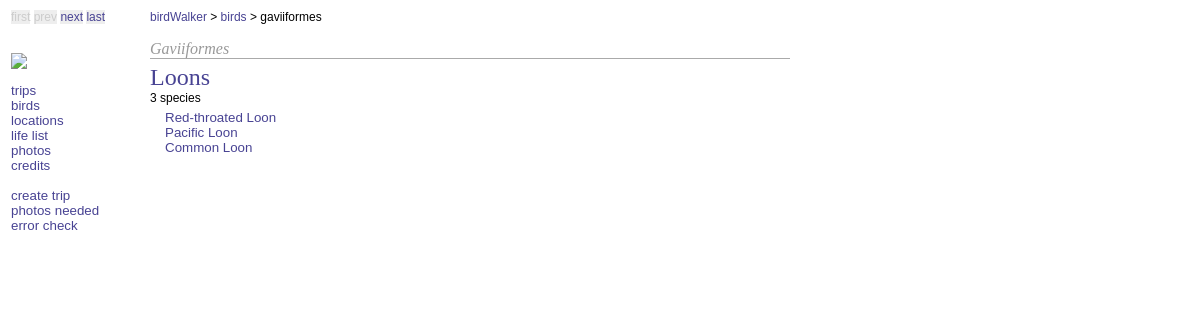
/orderdetail.php?order=1, run on the app's committed database.
### tables this page shows
CREATE TABLE taxonomy (
  objectid bigint(20) NOT NULL default '0',
  HierarchyLevel varchar(16) default NULL,
  LatinName text,
  CommonName text,
  Notes text,
  ReferenceURL text,
  PRIMARY KEY  (objectid),
  KEY objectidIndex (objectid),
  KEY hierarchyLevelIndex (HierarchyLevel)
) TYPE=MyISAM;

CREATE TABLE species (
  objectid bigint(20) NOT NULL default '0',
  Abbreviation varchar(16) default NULL,
  LatinName text,
  CommonName text,
  Notes text,
  ReferenceURL text,
  ABACountable int(2) NOT NULL default '1',
  PRIMARY KEY  (objectid),
  KEY AbbreviationIndex (Abbreviation),
  KEY ABACountableIndex (ABACountable)
) TYPE=MyISAM;

### orderdetail.php (the view, shortened to what this page needs)
<?php
require("./birdwalker.php");
$orderid = $_GET["order"];
$whereClause = "species.Abbreviation = sighting.SpeciesAbbreviation and species.objectid >= " . $orderid * pow(10, 9) . " and species.objectid < " . ($orderid + 1) * pow(10, 9);
$orderQuery = getSpeciesQuery($whereClause);
$orderCount = mysql_num_rows($orderQuery);
$orderInfo = getOrderInfo($orderid * pow(10, 9));
?>
<html>
  <head>
    <link title="Style" href="./stylesheet.css" type="text/css" rel="stylesheet">
  </head>
  <body>
    <div class=contentright>
      <div class=pagesubtitle> <?= $orderInfo["LatinName"] ?></div>
	  <div class="titleblock">
        <div class=pagetitle><?= $orderInfo["CommonName"] ?></div>
        <div class=metadata> <?= $orderCount ?> species</div>
      </div>
<?php
while($info = mysql_fetch_array($orderQuery))
{
?>
	<div class=firstcell><a href="./speciesdetail.php?id=<?= $info["objectid"] ?>"><?= $info["CommonName"] ?></a></div>
<?
}
?>
    </div>
  </body>
</html>

### stylesheet.css (style rules this page uses)
.contentright { font: 10pt Arial; left: 150px; width: 640px; top: 40px; padding-bottom: 30px; position: absolute }
.pagetitle { font: 18pt Times, Serif; color:#484393 }
.pagesubtitle { font: 12pt Times, Serif; font-style: italic; color: #999999 }
.metadata { font: 9pt Arial, Serif }
.titleblock { border-top: solid 1px #AAAAAA; padding-top: 5px; margin-bottom: 5px }
.firstcell { padding-left: 15px; white-space: nowrap; }
a { color:#484393; text-decoration:none; }

### data on the page
taxonomy: LatinName "Gaviiformes", CommonName "Loons"
species: CommonName "Red-throated Loon"
species: CommonName "Pacific Loon"
species: CommonName "Common Loon"

### other printed values
$firstLabel "first"
$prevLabel "prev"
$nextLabel "next"
$lastLabel "last"
$item "gaviiformes"
$orderCount "3"
